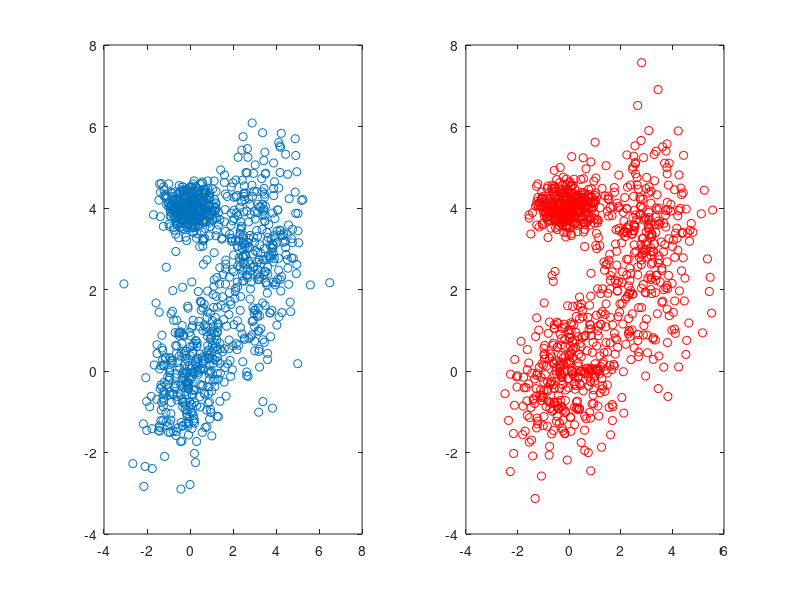

MATLAB code to generate this figure: (Note: this script raises an error after producing the figure.)
%The following is a detailed coding of the multivariate gaussians 
%Presented by Mahnoor Anjum for Dr. Hassan Aqeel Khan
%the references will be detailed in the end
%============================================================
%I will be starting with multivariate gaussians through mvnrnd() 
%Let us create the mean and sigma matrixes as specified in the assignment
u1 = [0, 0];
u2 = [3,3];
u3 = [0,4];
sigma1 = [1,0.4;0.4,1];
sigma2 = [1,0;0,2];
sigma3 = [0.4,0;0,0.1];
weights = [1/3, 1/3,1/3];
dist1 = mvnrnd(u1,sigma1,333);
dist2 = mvnrnd(u2,sigma2,333);
dist3 = mvnrnd(u3,sigma3,333);
%The following is the result of three separate gaussians
finaldist = [dist1;dist2;dist3];
subplot(1,2,1)
plot(finaldist(:,1), finaldist(:,2), 'o');
%let's create the same distribution with a better function in the following %steps:
combinedu = [u1;u2;u3];
combinedsigma=cat(3,sigma1,sigma2,sigma3);
gmmodel = gmdistribution(combinedu, combinedsigma, weights);
X = random(gmmodel,1000);
subplot(1,2,2)
plot(X(:,1),X(:,2), 'ro');
%Without the Kmeans algorithm, we get the following results: 
obj = gmdistribution.fit(X,3);

%Now we estimate the parameters with Kmeans. 
[prior mu sigma]=EM_init_kmeans(X.', 3)

s = struct('mu',mu.','Sigma',sigma,'PComponents',prior);
options = statset('Display','final');
e =1e-5; 
GMModel=gmdistribution.fit(X,3,'CovType','full','Options',options,'Start',s,'Regularize',e);

